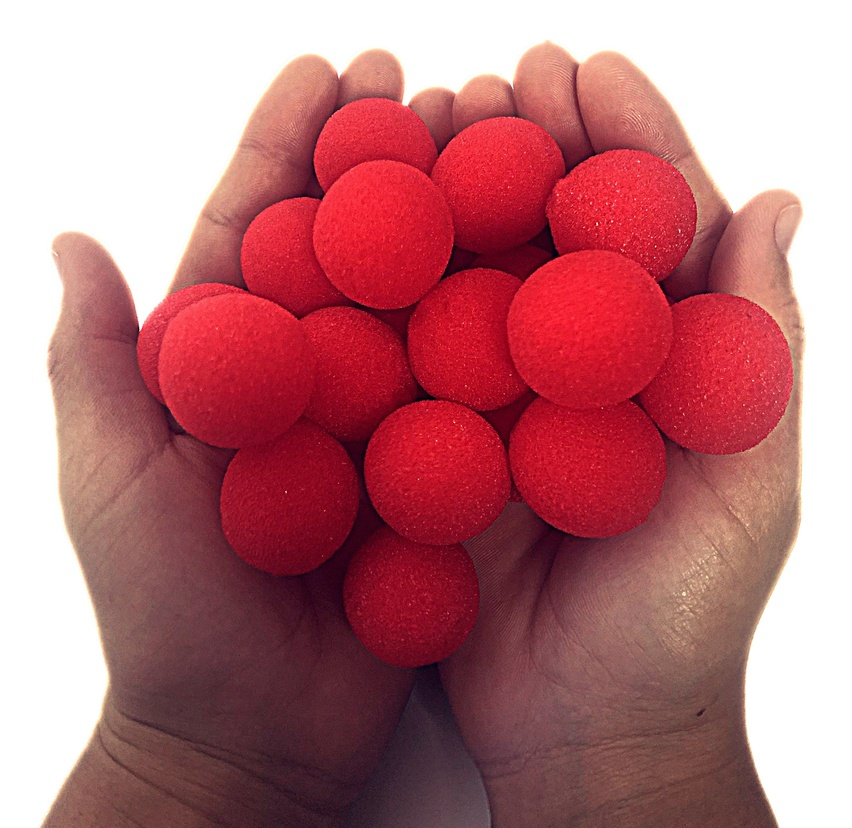
//> input picture vision_localization/balle_rouge.jpg, 852 x 828 px, shrunk from 2979 x 2894 before the run
$ ./spatial_extraction   (built with g++ and OpenCV 4)
//> lines starting //> are read from the running program, lines starting //| are printed output that depends on the picture; after the words box and inside, x2 and y2 are one past the last pixel; in counts of white or black regions, pixels touching at a corner belong together
#include <opencv2/opencv.hpp>
#include <iostream>
#include <vector>


int main(){


    //ETAPES PRECEDENTES : PASSAGE EN HSV PUIS EN MASQUE BINAIRE PUIS OPENING AND CLOSING

cv::Mat image_bgr = cv::imread("/home/nico/vision_ws/src/ros2_vision_stack/vision_localization/balle_rouge.jpg");
//> image_bgr is the input picture: 828 rows x 852 cols, CV_8UC3; mean B, G, R 120.7, 114.4, 183.1

    if (image_bgr.empty()){
        std::cerr << "Erreur:Image introuvable !" << std::endl;
        return -1;
    }
    else{
        std::cout << "Image trouvée !" << std::endl;
    }

    cv::Mat image_hsv;

    cv::cvtColor(image_bgr, image_hsv, cv::COLOR_BGR2HSV);
//> image_hsv: 828 rows x 852 cols, CV_8UC3; mean H, S, V 92.3, 115.1, 183.1

    cv::Scalar limite_basse1(0,120,70);
    cv::Scalar limite_haute1(10,255,255);

    cv::Scalar limite_basse2(160,120,70);
    cv::Scalar limite_haute2(179,250,255);

    cv::Mat masque1, masque2, masque_final;

    cv::inRange(image_hsv, limite_basse1, limite_haute1, masque1);
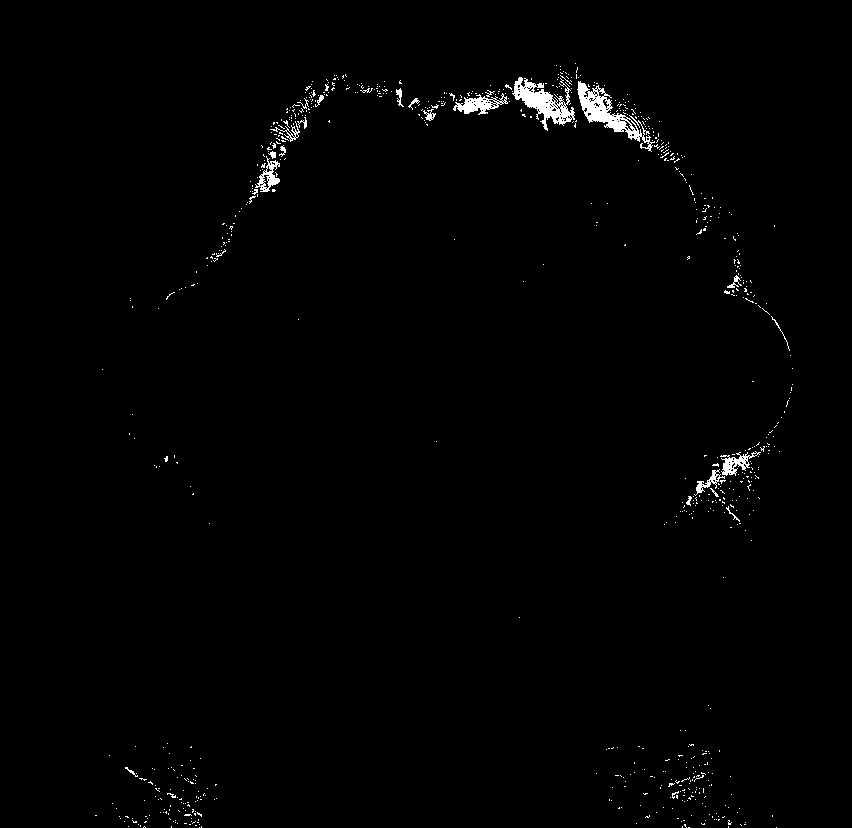
//> masque1: 828 rows x 852 cols, CV_8UC1; 0.99% white; 782 white regions (756 under 20 px), largest, box (x1, y1, x2, y2) and area: (577, 81, 655, 152) 1408, (512, 77, 575, 131) 1322, (453, 93, 508, 115) 522
    cv::inRange(image_hsv, limite_basse2, limite_haute2, masque2);
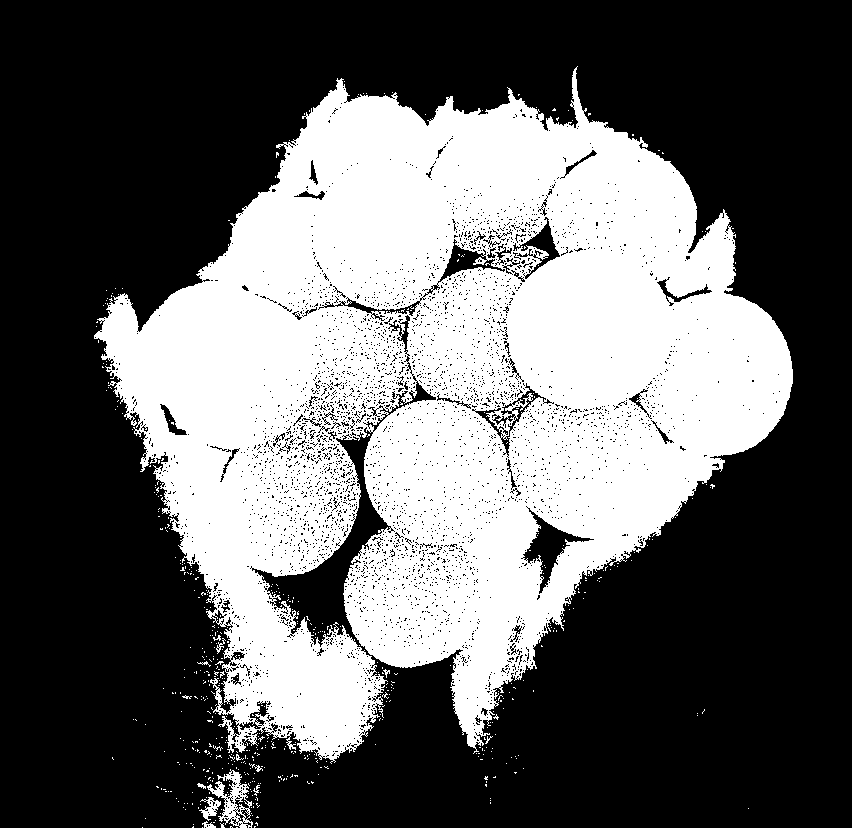
//> masque2: 828 rows x 852 cols, CV_8UC1; 38.4% white; 556 white regions (544 under 20 px), largest, box (x1, y1, x2, y2) and area: (94, 66, 793, 764) 268461, (207, 769, 253, 828) 995, (199, 797, 221, 821) 220

    cv::bitwise_or(masque1,masque2,masque_final);
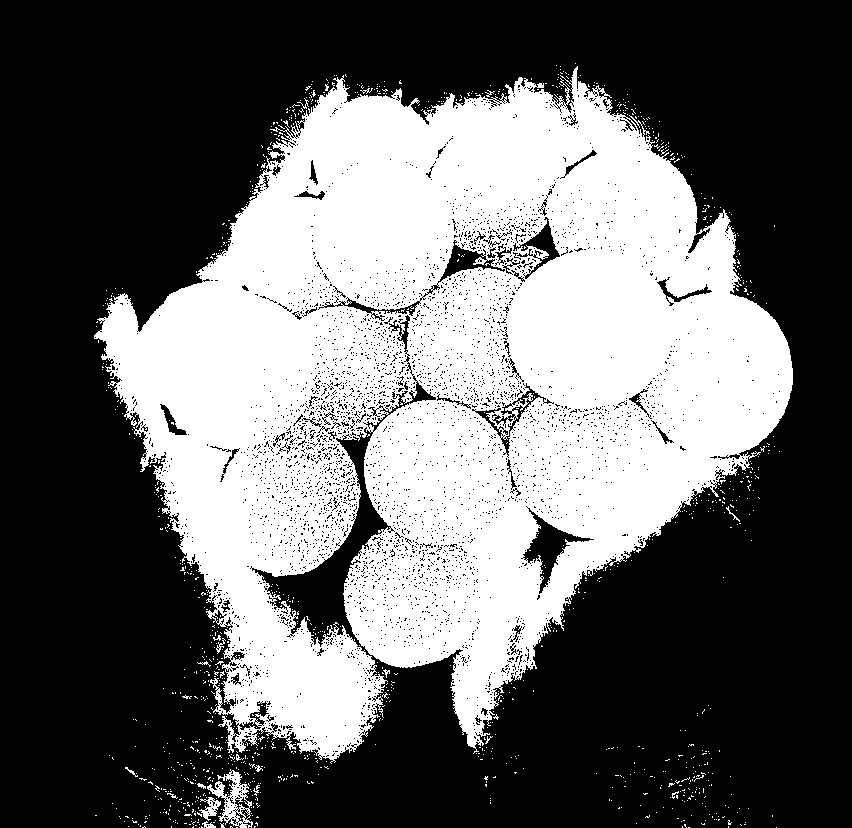
//> masque_final: 828 rows x 852 cols, CV_8UC1; 39.4% white; 1103 white regions (1084 under 20 px), largest, box (x1, y1, x2, y2) and area: (94, 66, 793, 764) 273970, (207, 769, 253, 828) 999, (199, 797, 221, 821) 223

    cv::Mat kernel = getStructuringElement(cv::MORPH_RECT, cv::Size(5,5));

    cv::Mat masque_ouverture;
    cv::Mat masque_fermeture;

    cv::morphologyEx(masque_final, masque_ouverture, cv::MORPH_OPEN, kernel);
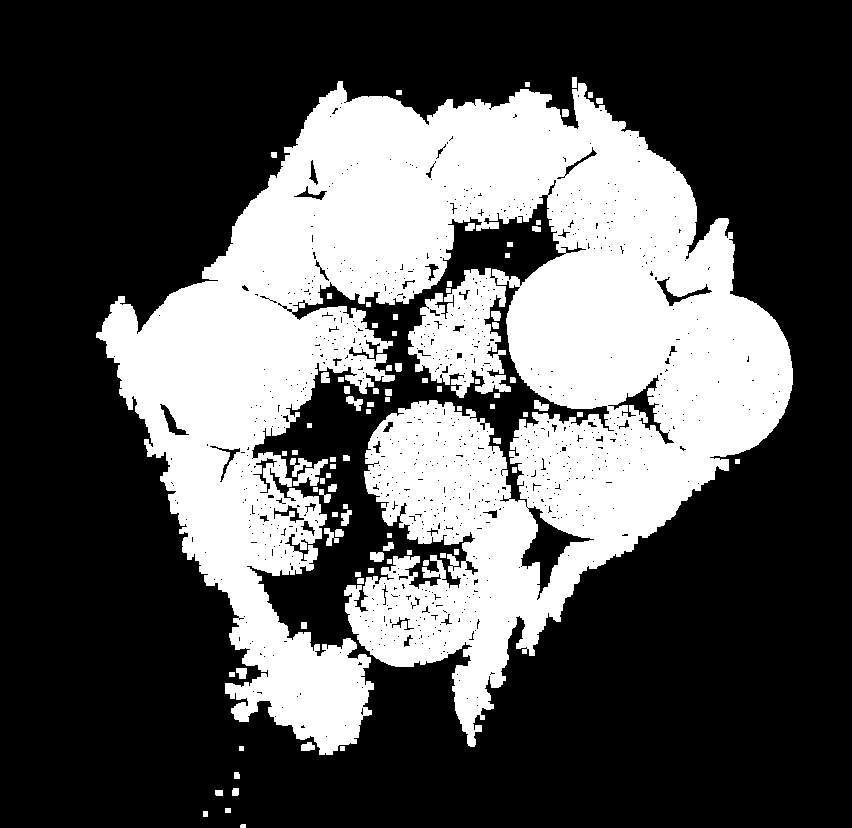
//> masque_ouverture: 828 rows x 852 cols, CV_8UC1; 34% white; 87 white regions, largest, box (x1, y1, x2, y2) and area: (96, 81, 793, 755) 235889, (293, 459, 328, 486) 388, (290, 458, 312, 477) 197
    cv::imshow("image ouverture",masque_ouverture);

    cv::morphologyEx(masque_ouverture, masque_fermeture, cv::MORPH_CLOSE, kernel);
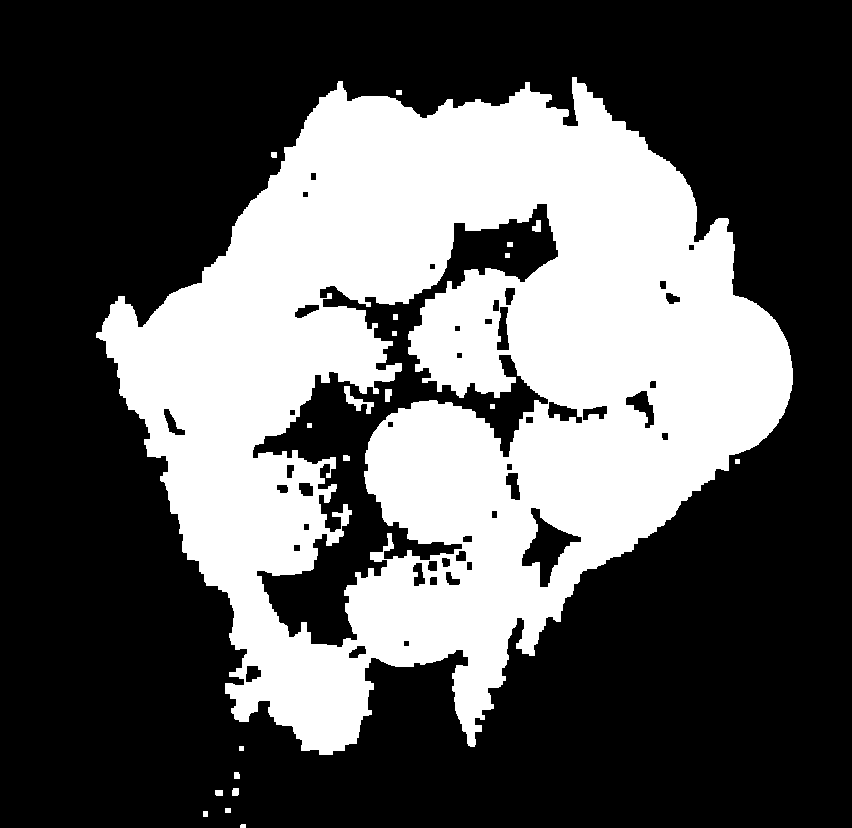
//> masque_fermeture: 828 rows x 852 cols, CV_8UC1; 35.4% white; 21 white regions
    cv::imshow("image fermeture",masque_fermeture);

    //NOUVELLE ETAPE : EXTRACTION DE CONTOUR PUIS DETERMINATION DU CENTRE DE LOBJET

    //déclaration d'un vecteur contenant des contours : un vecteur de point : donc contours est un vecteur de vecteur de points.
    std::vector<std::vector<cv::Point>> contours;

    //méthode opencv : findContours(masque binaire manipulé, passage par référence de contours, cv::RETR_EXTERNAL : indique on prend les contours exterieurs, cv::CHAIN_APPROX_SIMPLE : une facon d'optimiser la méthode en ne prenant pas tous les points)
    cv::findContours(masque_fermeture, contours, cv::RETR_EXTERNAL, cv::CHAIN_APPROX_SIMPLE);
//> contours = 11 contours, 3 with area under 20; largest, box (x1, y1, x2, y2) and area: (96, 77, 793, 755) 285568, (232, 788, 239, 796) 40, (215, 790, 223, 796) 34, (234, 772, 240, 779) 28, (271, 152, 277, 158) 24, (203, 811, 208, 817) 20, (225, 808, 231, 813) 20, (396, 90, 402, 95) 20

    //déclaration d'une aire max et d'un index associé à cette aire max
    double aire_max = 0;
    int index_plus_grand_contour = -1;

    //boucle sur chaque contour présents dans contours ou on calcule l'aire du contour avec cv::contourArea(contours[index]) si un contour obtenu est plus grand que celui deja trouvé: il devient la nouvelle valeur;

    for (size_t i = 0; i<contours.size(); i++){
        double aire_actuelle = cv::contourArea(contours[i]);
        if (aire_actuelle>aire_max){
            aire_max = aire_actuelle;
            index_plus_grand_contour = i;
        }
    }
//> this loop made 11 passes
//> (aire_actuelle, aire_max) on passes 1, 2, 4, 5, 11: (14.5, 14.5), (20, 20), (34.5, 34.5), (40, 40), (285568.5, 285568.5)
//> aire_actuelle on passes 3, 6, 7, 8, 9, 10: 20, 28.5, 16, 16, 24.5, 20
//> after the loop, aire_max = 285568.5; index_plus_grand_contour = 10

    //dans le cas ou on a un nouvel index sur contour différent de -1 (si effectivement on a trouvé un contour) : on détermine le moment de ce plus grand contour
    // cv::Moments m c'est la déclaration d'un moment d'image m, et cv::moments(contours[index_aire_contour_max])) permet de calculer les composantes de moments ce plus grand contour

    if (index_plus_grand_contour !=-1){

        cv::Moments m = cv::moments(contours[index_plus_grand_contour]);
//> m = moments, m00 285568.5, centre m10/m00, m01/m00 = (440.8, 390.1)

        //sécurité si on a trouvé un contour (double sécurité ?) si on a déja trouvé un contour, comment sont aire peut etre nulle ? La réponse vient du fait qu'on peut avoir juste une ligne de contour ne se fermant pas : sans épaisseur : elle a effectivement une aire nulle
        //calcul de l'absisce et ordonnée du centre de ce contour X,Y (barycentres),

        if (m.m00 >0){
            int centre_x = m.m10/m.m00;
//> centre_x = 440
            int centre_y = m.m01/m.m00;
//> centre_y = 390
            std::cout << "Cible trouvee aux coordonnees : X=" << centre_x << ", Y=" << centre_y << std::endl;
//| Cible trouvee aux coordonnees : X=440, Y=390

            //dessin sur limage originale bgr du contour externe et du cercle du ''centre de masse'' du contour

            //Paramètres de cv::drawContours(image_base, contours passé par ref, index du plus grand contour et -1 donne tous les contours, couleur du tracé de contour : cv::Scalar(B,G,R), taille du trait ici on prend 2)
            cv::drawContours(image_bgr, contours, index_plus_grand_contour, cv::Scalar(255, 0, 0), 2) ;
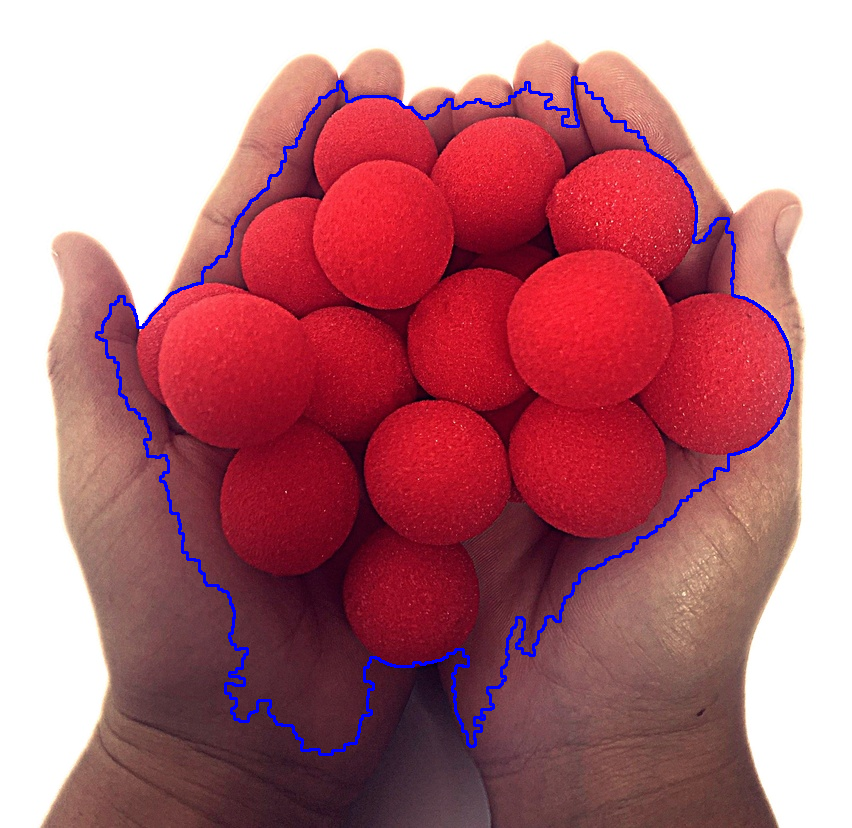
//> image_bgr: 828 rows x 852 cols, CV_8UC3; 1.48% of pixels changed, all inside (x1, y1, x2, y2) = (95, 76, 794, 756)

            //Paramètres de cv::circle(image_base bgr, cv::Point(centre_x,centre_y), rayon du cercle 5 ici, couleur du trait cv::Scalar(B,G,R), taile du trait)
            cv::circle(image_bgr, cv::Point(centre_x,centre_y),5, cv::Scalar(0,255,0),-1);
//> image_bgr: 828 rows x 852 cols, CV_8UC3; 81 pixels changed, all inside (x1, y1, x2, y2) = (435, 385, 446, 396)

        }
          } else {
        std::cout << "Aucune cible détectée à l'écran." << std::endl;
    }

    cv::imshow("Resultat du tracking", image_bgr);
    cv::waitKey(0);

    return 0;

    }
